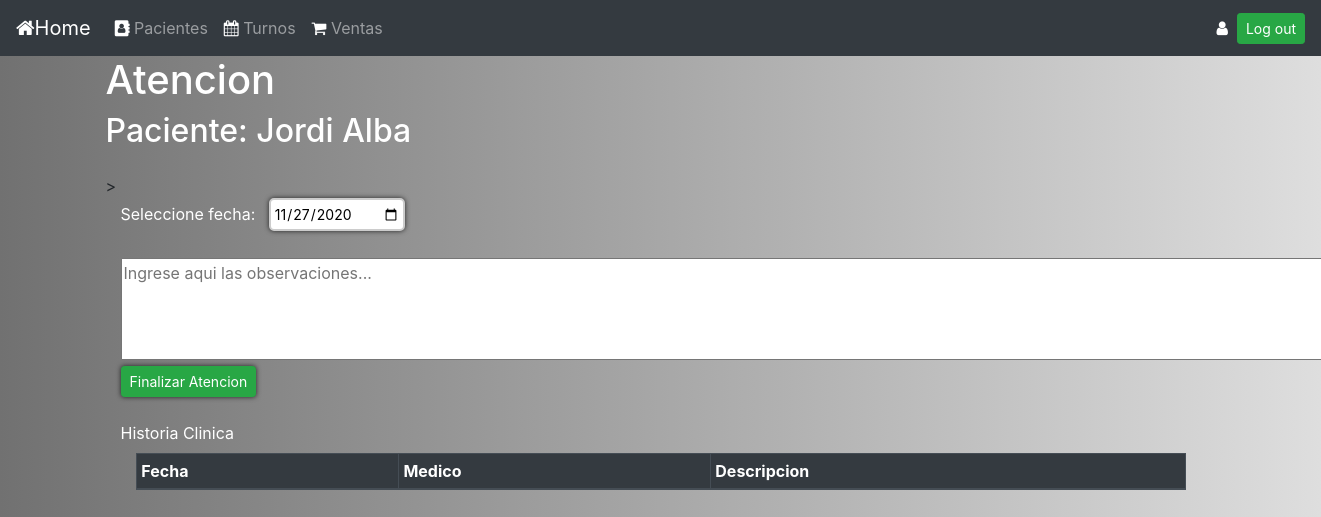
Page /21/atender_paciente (signed in) on the earlier database version.
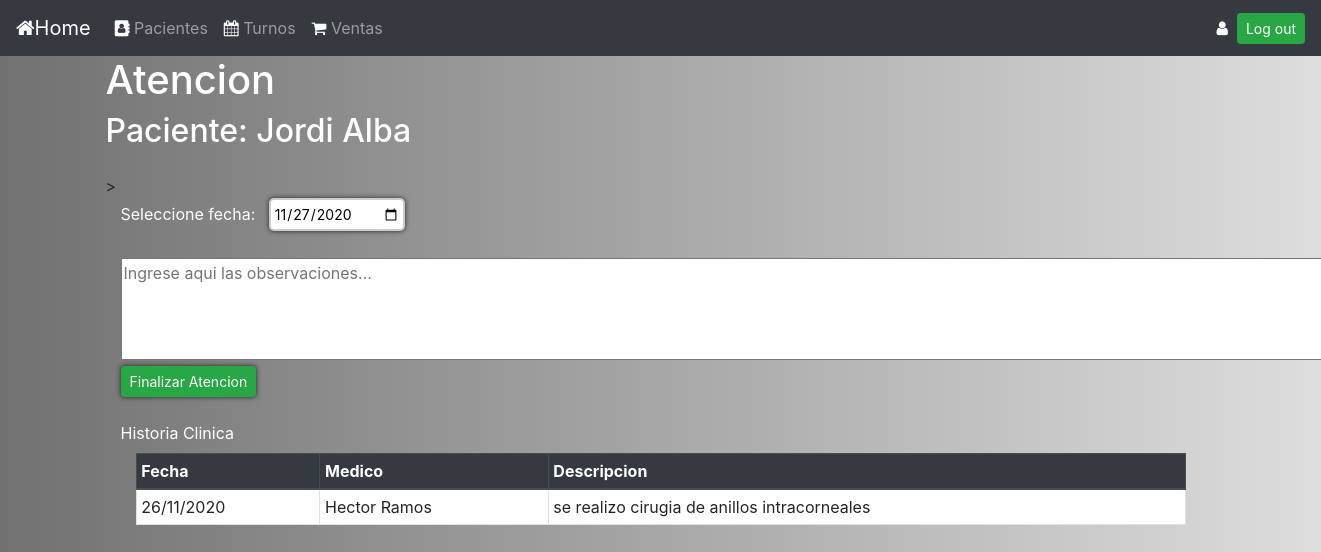
Same page on the later database version.
### gestion_consultorio/models.py (models this page shows)
class historia_medica(models.Model):
    id_paciente = models.ForeignKey(paciente, on_delete=models.CASCADE)
    id_medico = models.ForeignKey(medico, on_delete=models.CASCADE)
    fecha = models.DateField()
    descripcion = models.TextField(blank=True)

class medico(models.Model):
    nombre = models.CharField(max_length=64)
    apellido = models.CharField(max_length=64)
    def __str__(self):
        return f"{self.nombre} {self.apellido}"

### gestion_consultorio/views.py (the view)
# urls.py: path("<int:turno_id>/atender_paciente", views.atender_paciente, name="atender_paciente"),
@login_required(login_url='login_view')
def atender_paciente(request, turno_id):
    paciente_id= turno.objects.get(pk=turno_id).id_paciente
    return render(request,"atender_paciente.html",{"turno":turno.objects.get(pk=turno_id),"historia_clinica": historia_medica.objects.filter(id_paciente=paciente_id)})

### gestion_consultorio/models.py (called while the page is built)
    def __str__(self):
        return f"{self.nombre} {self.apellido}"

### gestion_consultorio/templates/atender_paciente.html (shortened to what this page needs)
{% extends "layout.html" %}
{% block body %}
<div class="container">
  <h1 style="color:white">Atencion</h1>
  <h2 style="color:white">Paciente: {{turno.id_paciente}}</h2>
>
<div class="container">
  <form action="{% url 'graba_hclinica' %}" method="post">
    <div>
      <label style="color:white;">Seleccione fecha:</label>&nbsp;&nbsp;&nbsp;<input type="date" name="fecha" id="input_fecha">
    </div>
    <br>
    <textarea name="movimiento" rows="4" cols="120" required placeholder="Ingrese aqui las observaciones..."></textarea>
    <input type="submit" class="btn btn-success btn-sm" value="Finalizar Atencion">
  </form>
</div>
<br>
<div class="container">
  <label style="color:white;">Historia Clinica</label>
  <div id="div1" class ="col-md-12">
    <table border="1" class="table table-hover table-bordered bg-white table-sm">
      <thead class="thead-dark">
        <tr>
          <th scope="col">Fecha</th>
          <th scope="col">Medico</th>
          <th scope="col">Descripcion</th>
        </tr>
      </thead>
      <tbody id="tabla_historia_clinica">
        {% for movimiento in historia_clinica %}
          <tr>
            <td>{{movimiento.fecha|date:"d/m/Y"}}</td>
            <td>{{movimiento.id_medico}}</td>
            <td>{{movimiento.descripcion}}</td>
          </tr>
        {% endfor %}
      </tbody>
    </table>
  </div>
</div>
{% endblock %}

Differences in the rows shown:
added historia_medica: fecha "26/11/2020", id_medico "Hector Ramos", descripcion "se realizo cirugia de anillos intracorneales"
